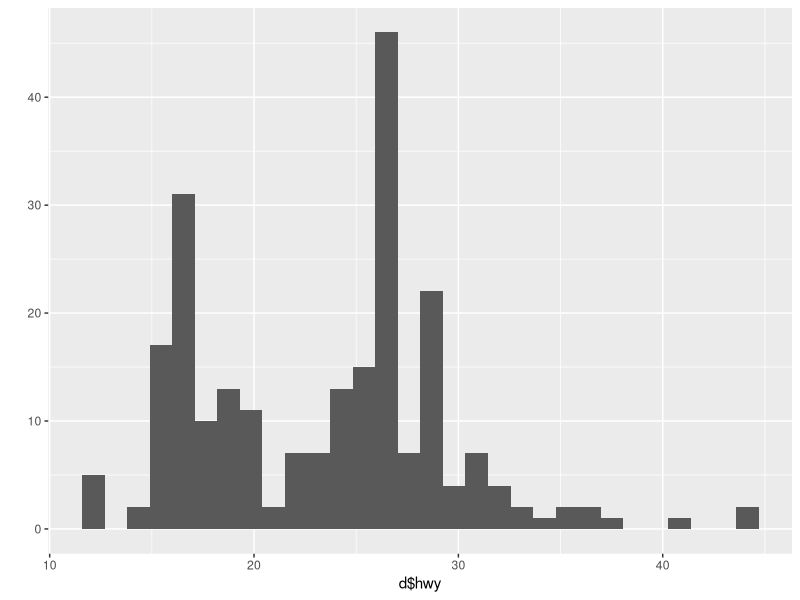
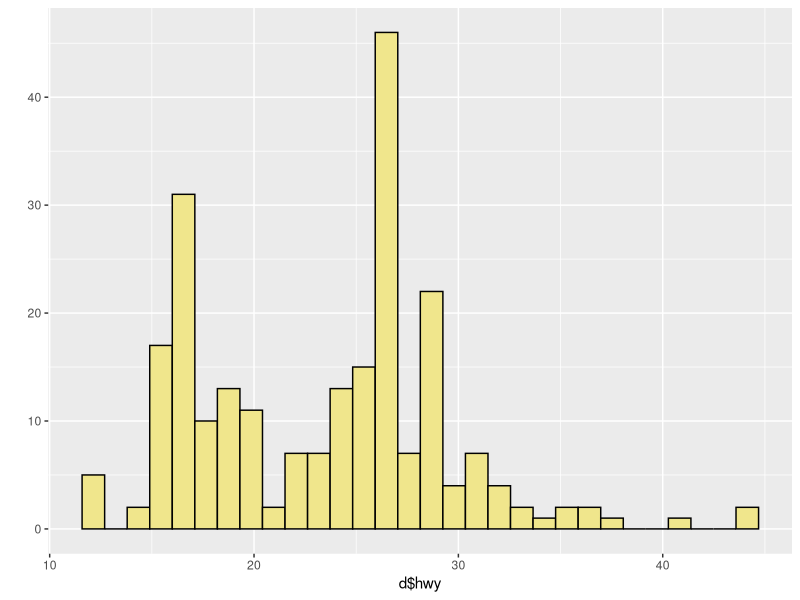
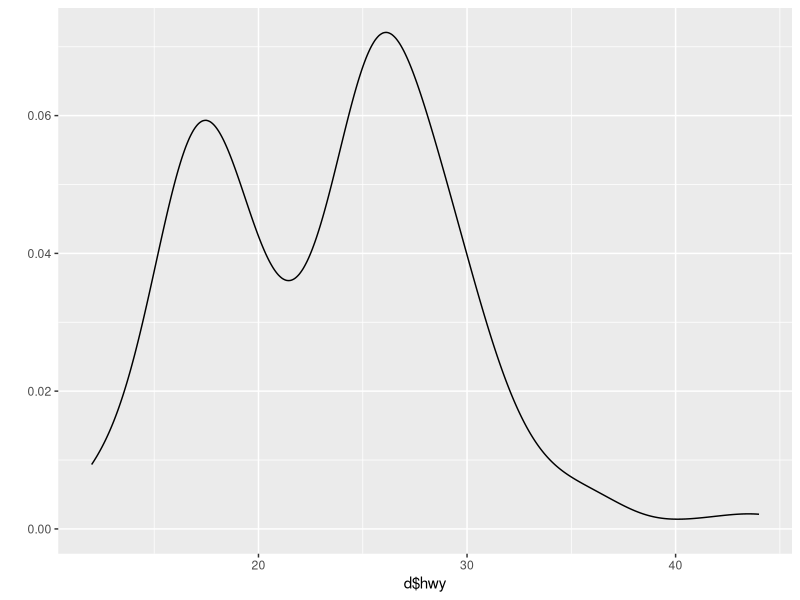
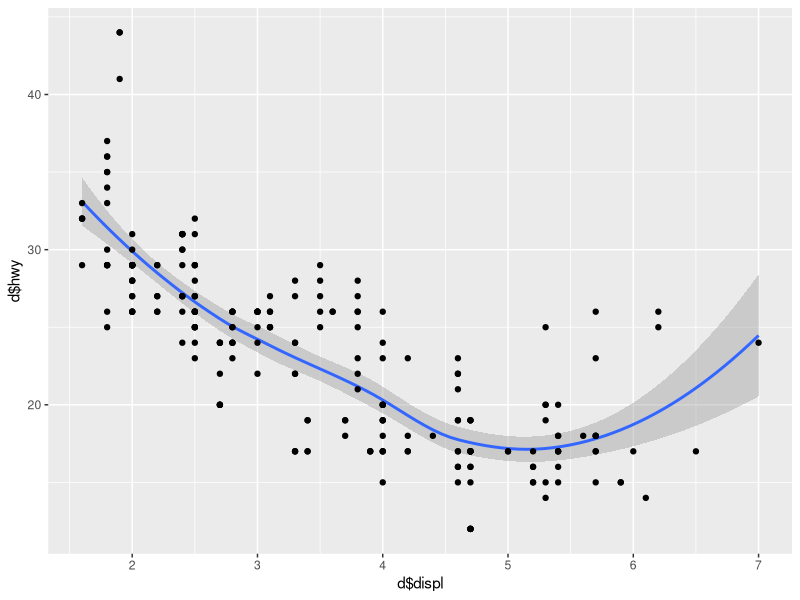
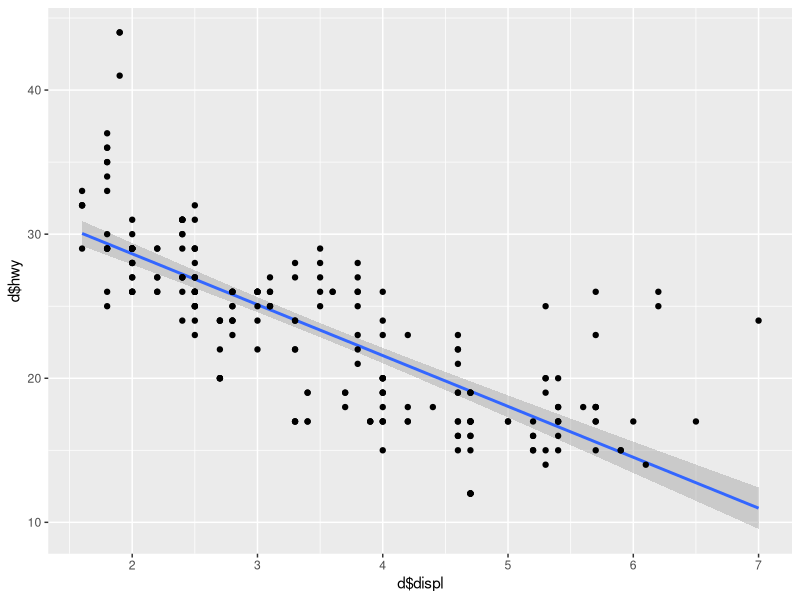
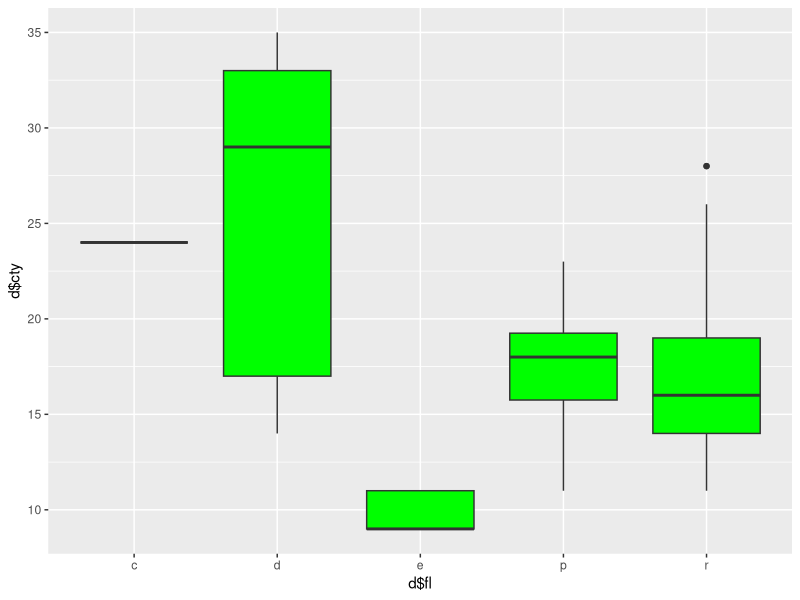
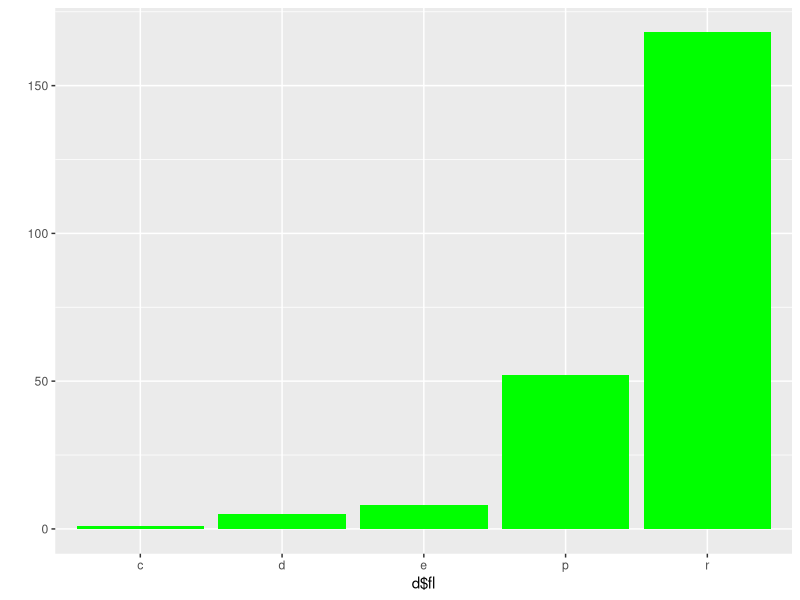
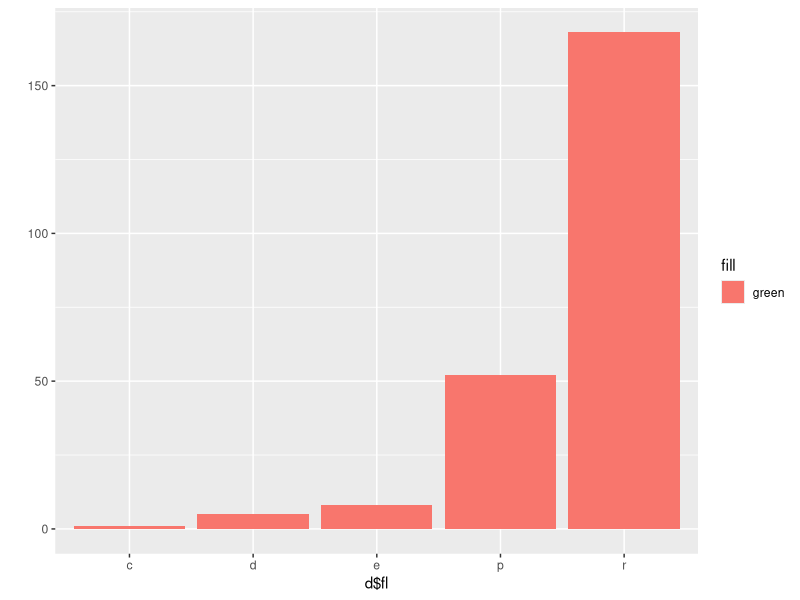

Write R code to recreate these figures, in order.
# ggplot graphics
#5 April 2018
#DMH

# preliminaries
library(ggplot2)
library(ggthemes)
install.packages("ggthemes")
library(patchwork)
install.packages("patchwork")
library(TeachingDemos)
char2seed("10th Avenue Freeze-Out")
d <- mpg
str(d)

#qplots for use while coding

#basic histogram
qplot(x=d$hwy)
qplot(x=d$hwy,fill=I("khaki"),color=I("black"))
#I means leaves as is; fill refers to inside, color refers to line

#density plot
qplot(x=d$hwy,geom="density")
qplot(x=d$displ,y=d$hwy,geom=c("smooth","point"))

#linear regression
qplot(x=d$displ,y=d$hwy,geom=c("smooth","point"),method="lm")

#basic boxplot
qplot(x=d$fl,y=d$cty,geom="boxplot",fill=I("green"))

# basic barplot - a character string variable indicating different types/groups - pulling out counts of those groups
qplot(x=d$fl,geom="bar",fill=I("green"))

#common mistake:
qplot(x=d$fl,geom="bar",fill="green")
#illustrates distinction between setting and mapping a variable - this maps a variable, qplot misinterprets this, what comes after fill needs to be mapped on bars

# plotting curves and functions

myVec <- seq(1,100,by=0.1)
myFunc <- function(x) sin(x) + 0.1*x

# plot built in functions
qplot(x=myVec,y=sin(myVec),geom="line")
# line geom draws a straight line but this looks curved because it is so many points

#plot density distributions for probability functions
qplot(x=myVec,y=dgamma(myVec,shape=5,scale=3),geom="line")

# plot user-defined functions
qplot(x=myVec,y=myFunc(myVec),geom="line")

#-----------------------------
p1 <- ggplot(data=d,mapping=aes(x=displ,y=cty)) + geom_point()
print(p1)

p1 + theme_classic() #gets rid of background

p1 + theme_linedraw() #black frame around the plot with gridlines

p1 + theme_dark() #good with bright points

p1 + theme_base() # looks like base Rx

p1 + theme_par() # uses current par setting

p1 + theme_economist()

p1 + theme_void() # shows only data

p1 + theme_solarized()

p1 + theme_fivethirtyeight()

p1 + theme_pander()

p1 + theme_tufte()
p1
p1 + theme_few()

# major theme modifications - use theme parameters to modify font and font size
p1 + theme_classic(base_size=30,base_family="sans serif")

p2 <- ggplot(data=d,mapping=aes(x=fl,fill=fl)) + geom_bar()
p2

#flip the two coordinate axes
p2 + coord_flip() + theme_grey(base_size=20,base_family="Courier")

# minor theme modifications
p1 <- ggplot(data=d,mapping=aes(x=displ,y=cty)) + geom_point(size=5,shape=21,color="black",fill="coral")
p1
p1 <- ggplot(data=d,mapping=aes(x=displ,y=cty)) + geom_point(size=5,shape=21,color="black",fill="coral") + ggtitle("My Graph Title is Awesome")+ xlab("My x axis label") + ylab("My y axis label") + xlim(0,4) + ylim(0,20)
p1

#graph 1
g1 <- ggplot(data=d, mapping=aes(x=displ,y=cty)) + 
  geom_point() +
  geom_smooth()
print(g1)

#graph 2
g2 <- ggplot(data=d,mapping=aes(x=fl,fill=I("tomato"),color=I("black"))) + geom_bar(stat="count") + theme(legend.position="none")
print(g2)             
